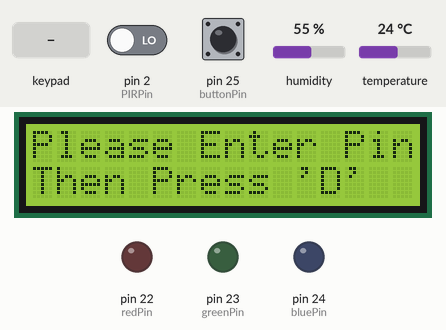
Recording of a sketch running on a simulated Arduino Mega 2560, built with avr-gcc and run on an emulated ATmega2560. Parts: 16×2 character LCD, output pins drawn as LEDs (lit = HIGH). The test bench sets the inputs (shaded band); at power-on: pin 25 (buttonPin) HIGH, pin 2 (PIRPin) LOW, humidity 55 %, temperature 24 °C. What the sketch prints to the serial monitor is not drawn.

Above: at 1.2 s.
1.3 s: keypad keys 7 8 9 1 0 D pressed 0.4 s apart
At 4.0 s:
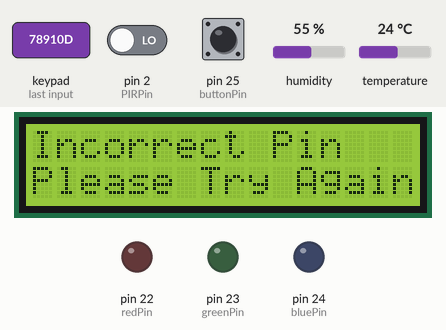
5.2 s: key 'C' pressed
At 6.4 s:
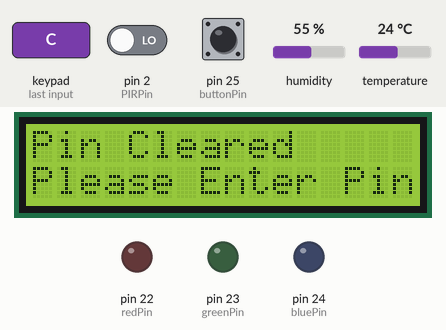
6.7 s: keypad keys 1 3 4 5 D pressed 0.4 s apart
At 9.6 s:
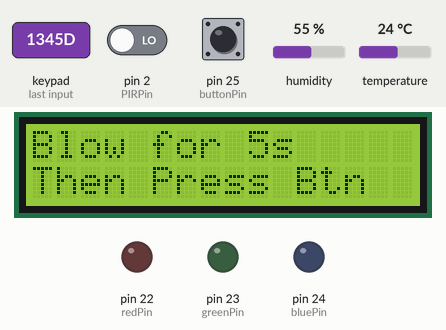
10.2 s: pin 25 (buttonPin) pulled LOW for 0.15 s
At 10.6 s:
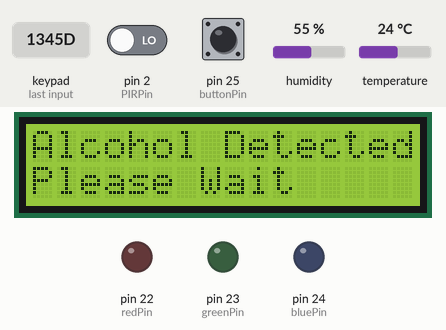
12.7 s: pin 2 (PIRPin) driven HIGH
At 13.9 s:
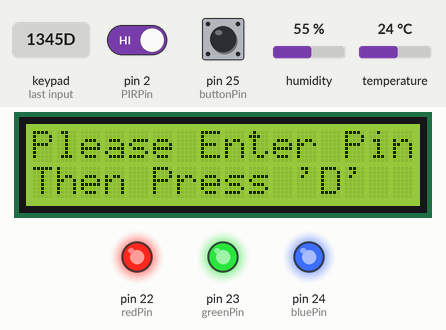
14.2 s: key '1' pressed
At 14.8 s:
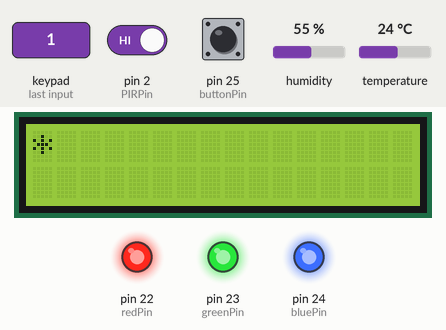
Timing chart, 0 to 16.7 s (numbered marks = the images above; inputs shaded):
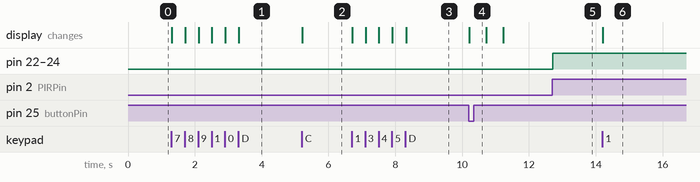

Measured:
- after the input at 1.3 s, the display: first changes at once (image 1 shows a later state)
- after the input at 5.2 s, the display: changes at once (image 2)
- after the input at 6.7 s, the display: first changes at once (image 3 shows a later state)
- after the input at 10.2 s, the display: changes at once (image 4)
- after the input at 12.7 s, pin 22 (redPin), pin 23 (greenPin), pin 24 (bluePin): LOW → HIGH at once
- after the input at 14.2 s, the display: changes at once (image 6)

The sketch:

mainArduino.ino
```cpp
#include <Keypad.h>
#include <LiquidCrystal.h>
#include <Servo.h>
#include <DHT.h>
const byte ROWS = 4;
const byte COLS = 4;
char hexaKeys[ROWS][COLS] = {
  {'1', '2', '3', 'A'},
  {'4', '5', '6', 'B'},
  {'7', '8', '9', 'C'},
  {'*', '0', '#', 'D'}
};

byte rowPins[ROWS] = {3, 4, 5, 6};
byte colPins[COLS] = {7, 8, 9, 10};

Keypad customKeypad = Keypad(makeKeymap(hexaKeys), rowPins, colPins, ROWS, COLS);
#define alcoholSensor A0
#define PIRPin  2
#define servoPin 11
#define redPin 22
#define greenPin 23
#define bluePin 24
#define buttonPin 25
#define DHTPin 12
#define DHTTYPE DHT11
int val = 0;
const int rs = 45, en = 44, d4 = 43, d5 = 42, d6 = 41, d7 = 40;
LiquidCrystal lcd(rs, en, d4, d5, d6, d7);
Servo servoM;
bool motionState = false; // We start with no motion detected.
bool lcdNewPin = true;
bool bacTextPrinted = false;
bool bacText2Printed = false;
bool servoMoved = false;
bool doorLocked = false;
int currentState = 0; //O=Passcode, 1=Alcohol, 2=Open,3=Pending Re-lock
String password = "1345";
int bacLevel;
String enteredPassword; //Array to store entered password
const long interval = 750;
unsigned long previousMillis = 0;
unsigned long previousMillisDoorLock = 0;
DHT dht(DHTPin, DHTTYPE);

void setup() {
  // Configure the pins as input or output:
  pinMode(PIRPin, INPUT);
  pinMode(alcoholSensor, INPUT);
  pinMode(buttonPin, INPUT_PULLUP);
  dht.begin();
  lcd.begin(16,2);
  lcdInitial();
  // Begin serial communication at a baud rate of 9600:
  Serial.begin(9600);
}
void loop() {
  Serial.print(float(dht.readTemperature()));
  Serial.print(" ");
  Serial.print(float(dht.readHumidity()));
  Serial.print(" ");
  // Check the motion sensor
  val = digitalRead(PIRPin);
  if (val == HIGH) {
    setColour(255,255,255);
    if (motionState == false) {
      Serial.print("Motion detected");
      Serial.print(" ");
      motionState = true;
    }
  } else {
    setColour(0,0,0);
    if (motionState == true) {
      motionState = false;
    }
  }

  // Then check the current state
  if (currentState == 0) {
    togglePinPad();
  } else if (currentState == 1) {
    toggleAlcohol();
  }
  else if (currentState == 2) {
    doorMotion(180);
  }
  else if (currentState == 3) {
    lockDoor();
  }
}
void lcdInitial() {
  lcd.print("Please Enter Pin");
  lcd.setCursor(0,1);
  lcd.print("Then Press 'D'");
}
void togglePinPad() {
   char customKey = customKeypad.getKey();
  if (customKey == '1' || customKey == '2' || customKey == '3' || customKey == '4' || customKey == '5' || customKey == '6' || customKey == '7' || customKey == '8' || customKey == '9' || customKey == '0'){
    enteredPassword += customKey;
    if (lcdNewPin) {
      lcd.clear();
      lcdNewPin = false;
    }
    lcd.print("*");
  }
  if (customKey == 'C') {
    enteredPassword = "";
    lcd.clear();
    lcd.print("Pin Cleared");
    lcd.setCursor(0,1);
    lcd.print("Please Enter Pin");
    lcdNewPin = true;
  }
  if (customKey == 'D') {

  if (enteredPassword == password) {
    enteredPassword = "";
    currentState = 1;
  }
  else {
    lcd.clear();
    lcd.print("Incorrect Pin");
    lcd.setCursor(0,1);
    lcd.print("Please Try Again");
     lcdNewPin = true;
    enteredPassword = "";
  }
  }
  // Read out the pirPin and store as val:
  val = digitalRead(PIRPin);
}
void logTempAndHum() {

}

int toggleAlcohol()  {
  if (bacText2Printed == false) {
        lcd.clear();
      lcd.print("Blow for 5s");
    lcd.setCursor(0,1);
    lcd.print("Then Press Btn");
    bacText2Printed = true;
  }
  if (digitalRead(buttonPin) == LOW) {
  bacLevel = analogRead(alcoholSensor);
  Serial.print(bacLevel);
  Serial.print(" ");
  delay(2);
    if (bacLevel > 200) {
      lcd.clear();
      lcd.print("Alcohol Detected");
      lcd.setCursor(0,1);
      lcd.print("Please Wait");
      delay(500);
      lcd.clear();
      lcd.print("Door Locked");
      lcd.setCursor(0,1);
      lcd.print("Please Try Again");
      delay(500);
      currentState = 0;
      enteredPassword = "";
      bacText2Printed = false;
      bacTextPrinted = false;
      lcdNewPin = true;
      lcd.clear();
      lcdInitial();
  }
    else {
      lcd.clear();
      lcd.print("No Alcohol Detected");
      lcd.setCursor(0,1);
      lcd.print("Door Unlocked");
      currentState = 2;
    }
  }
}
void setColour(int redVal, int greenVal, int blueVal) {
  analogWrite(redPin, redVal);
  analogWrite(greenPin, greenVal);
  analogWrite(bluePin, blueVal);
}
void doorMotion(int angle) {
  unsigned long currentMillis = millis();
  if(servoMoved == false)
  {
    servoM.attach(11);
    servoM.write(angle);
    previousMillis = currentMillis;
    servoMoved = true;
  }
  if (servoMoved == true && currentMillis - previousMillis >= interval) {
    previousMillis = currentMillis;
    servoM.detach();
    servoMoved = false;
    currentState = 3;
  }}
void lockDoor() {
  unsigned long currentMillis = millis();
  if (digitalRead(buttonPin) == LOW) {
      doorLocked = true;
      lcd.clear();
      lcd.setCursor(0,0);
      lcd.print("Door is Locked.");
      doorMotion(0);
      previousMillisDoorLock = currentMillis;
  }
  if(doorLocked == true && currentMillis - previousMillisDoorLock >= interval){
      previousMillisDoorLock = currentMillis;
      servoM.detach();
      currentState = 0;
      bacText2Printed = false;
      bacTextPrinted = false;
      servoMoved = false;
      lcd.clear();
      lcdInitial();
      lcdNewPin = true;
      doorLocked = false;
    }
}
```
